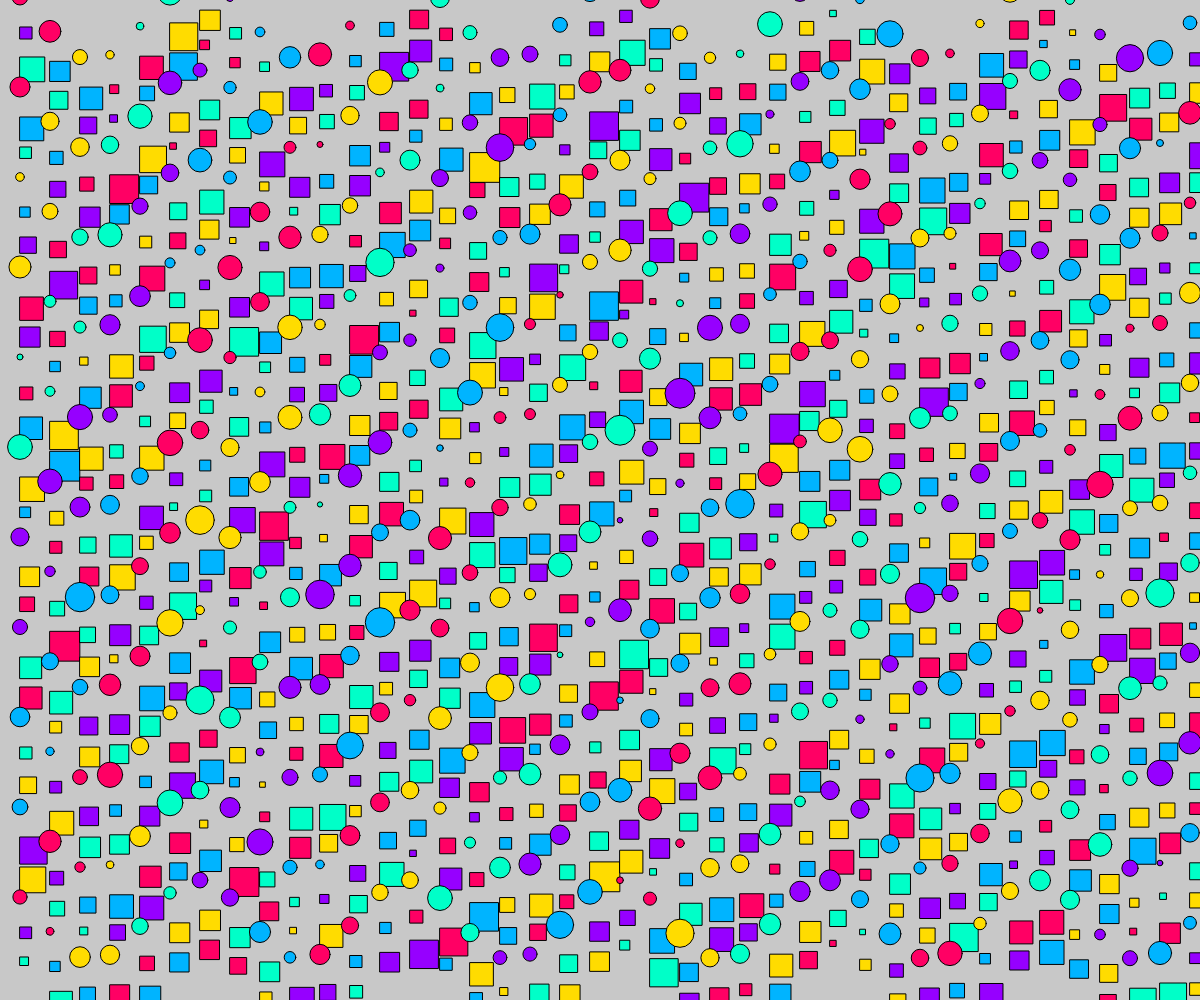
Frame 1 (no input)
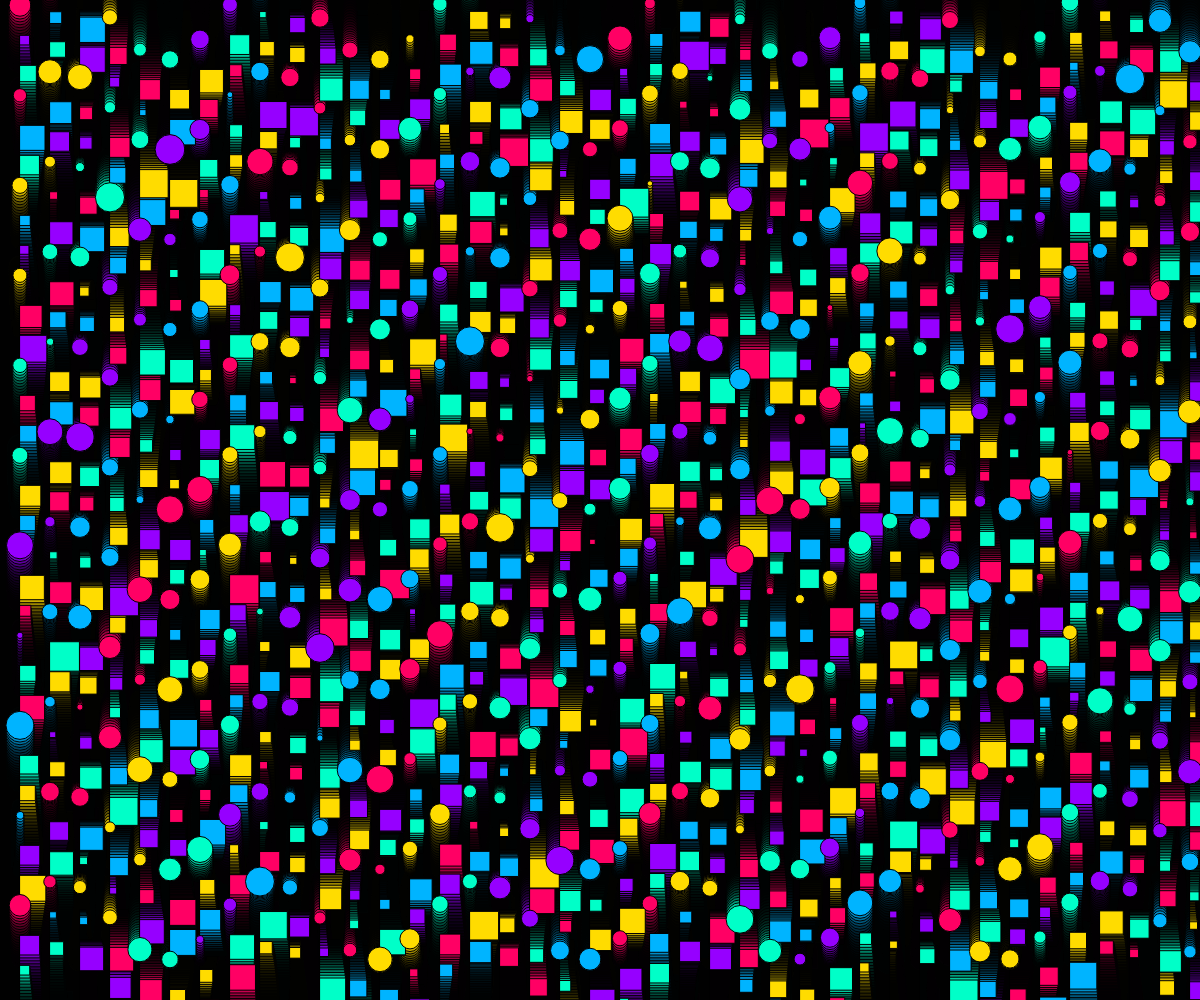
Frame 60 (no input)
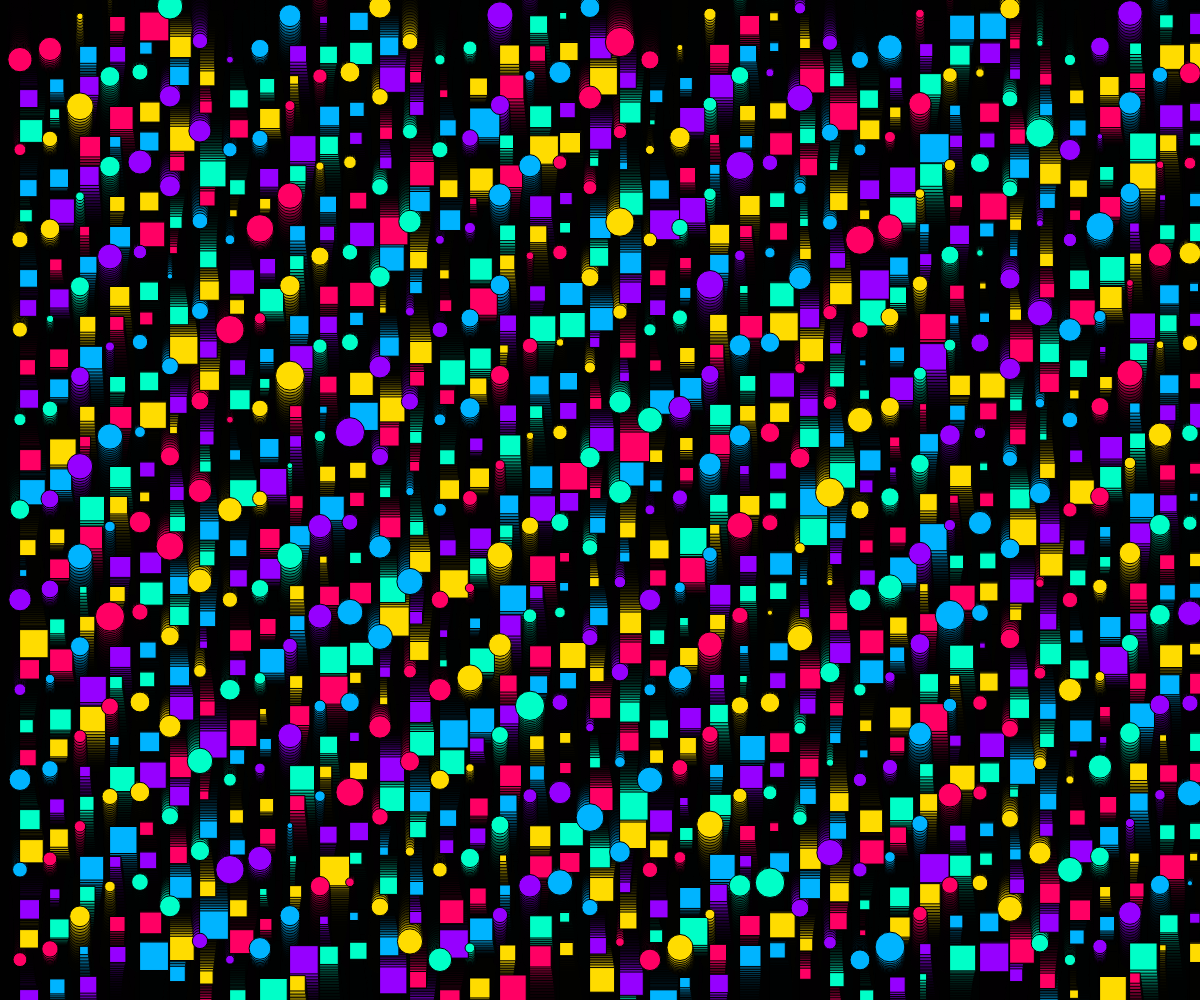
Frame 120 (the mouse pressed at the canvas centre since frame 60)

The p5.js sketch that drew these frames (run headless with seeded random() and noise() and a simulated clock; from frame 60 on, the mouse is pressed at the canvas centre):

// p5.js sketch
// ── sketch.js
let xPositions = [];
let yPositions = [];
let sizes = [];

let wave = 5;
let waveHeight = 40;
let colors = [];


function setup() {
  // Create a canvas that fills the entire browser window
  createCanvas(windowWidth, windowHeight);

  colors = [
    color(255, 0, 100),
    color(255, 220, 0),
    color(0, 255, 200),
    color(150, 0, 255),
    color(0, 180, 255)
  ];

  for (let x = 20; x < width; x += 30) {
    for (let y = 20; y < height; y += 30) {
      xPositions.push(x);
      yPositions.push(y);
      sizes.push(random(10, 25));
    }

}

}


function draw() {
  // Set background to black
  background(0, 55);


    wave += 0.07;

  // loop thtough shapes
  for (let i = 0; i < xPositions.length; i++) {

    
    let x = xPositions[i];
    let y = yPositions[i] + sin(x * 0.03 + wave) * waveHeight;

    if (i % 2 == 0) {
      fill(colors[i % colors.length]);
    } else {
      fill(colors[(i + 2) % colors.length]);
    }

    // Draw a shape at its new place
    let size = sizes[i] + sin(wave + i) * 5;

    if (i % 3 == 0) {
      circle(x, y, size);
    } else {
      square(x, y, size);
    }
  }
}

// keyboard function
function keyPressed() {
  if (keyCode === DOWN_ARROW) {
    wave += 3;
    waveHeight += 3;

    // Reset wave height if it gets too large
    if (waveHeight > 60) {
      waveHeight = 15;
    }
  }
  

  return false;
}
